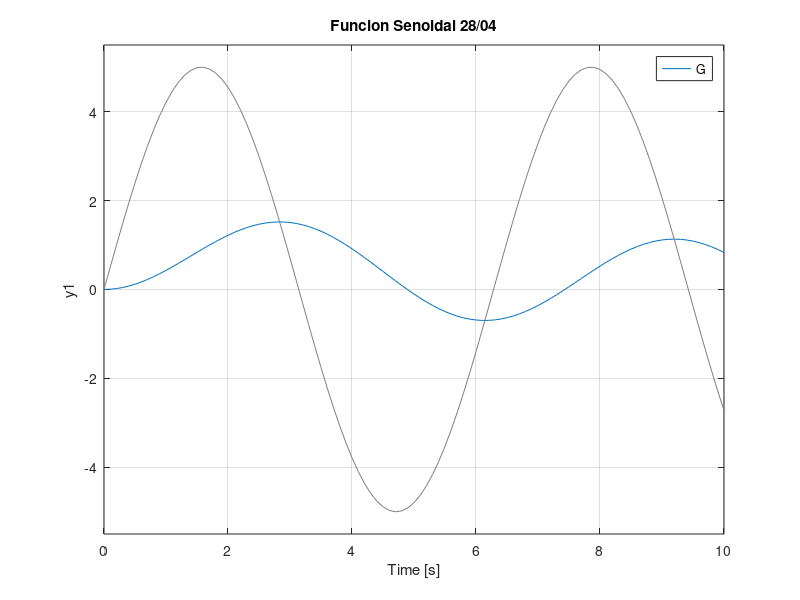

Here is the MATLAB script that generated this plot: (Note: this script raises an error after producing the figure.)
%Grafica 1 28/04
%fc senoidal
t = [0: 0.1 :10];
u = 5*sin(t);

num=[1];
den=[5 1];
G = tf(num, den);

%definir la entrada senoidal
lsim(G,u,t)
title("Funcion Senoidal 28/04")

%% Grafica 2 - SSO Entrada Impulso

z=''; %donde se hace 0 el numerador, se pone '' haciendo referencia que no tiene 0
k=1; %ganancia

p=[-2+3.5i;-2-3.5i]; %polos
[num, den] = zp2tf(z,p,k);
FTG = tf(num,den)

p=[-2+5i;-2-5i];
[num1, den1] = zp2tf(z,p,k);
FTG1 = tf(num1, den1)

p=[-2+6.5i;-2-6.5i];
[num2, den2] = zp2tf(z,p,k);
FTG2 = tf(num2, den2)

impulse(FTG, FTG1, FTG2, 'k')
title("SSO - Entrada Impulso")
xlabel("Tiempo")
ylabel("Amplitud")
